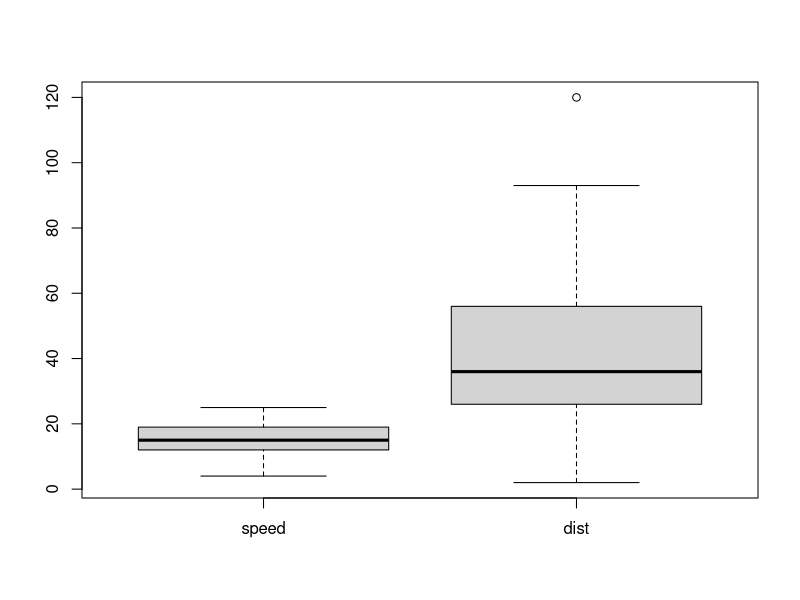
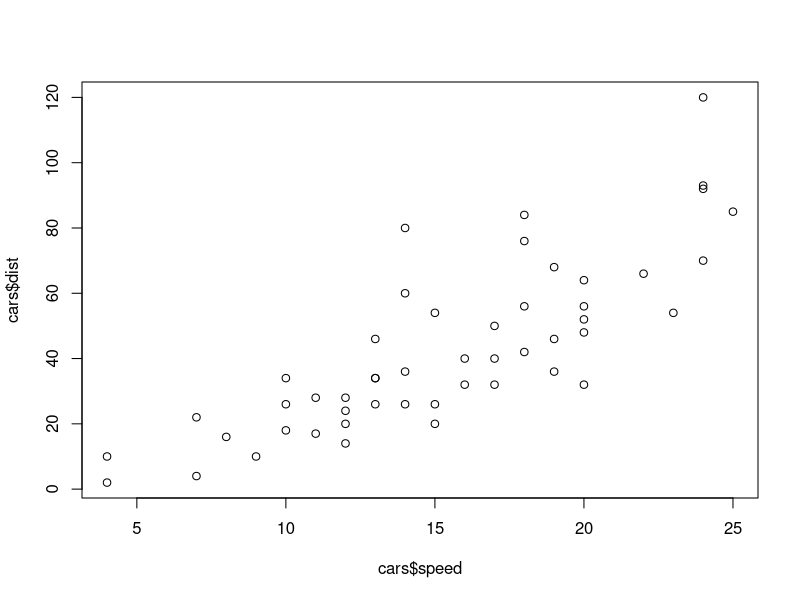

Generate these figures, in order, with R:
## ---- chunk 1
knitr::opts_chunk$set(collapse = TRUE)
## ---- chunk 2
summary(cars)
boxplot(cars)
plot(cars$speed,cars$dist)
